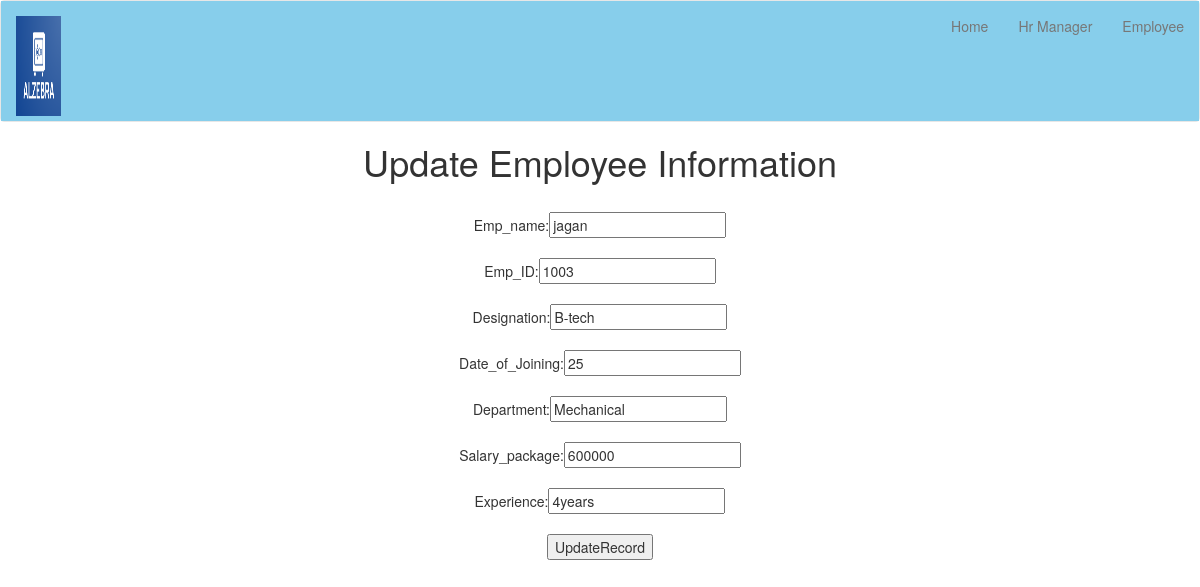
The app's page /update/9 with its own data.
### app1/models.py (models this page shows)
class Employee(models.Model):
	Emp_Name=models.CharField(max_length=40)
	Emp_ID=models.IntegerField()
	Designation=models.CharField(max_length=130)
	Date_of_Joining=models.CharField(max_length=130)
	Department=models.CharField(max_length=130)
	Salary_Package=models.IntegerField()
	Experience=models.CharField(max_length=130)

### app1/views.py (the view)
# urls.py: path('update/<int:id>', views.UpdateView),
def UpdateView(request,id):
	data=Employee.objects.get(id=id)
	if request.method=='POST':
		data=EmployeeForm(request.POST,instance=data)
		if data.is_valid():
			data.save()
			return redirect('/viewemployeedata')
	return render(request,"app1/update.html",{'f':data})

### app1/middle.py (called while the page is built)
	def __call__(self,request):
		response=self.get_response(request)
		return response

### templates/app1/update.html (shortened to what this page needs)
{%extends "app1/home.html"%}
{%block body_block%}
<center>
<h1>Update Employee Information</h1>
<form method="POST">
<br>Emp_name:<input type="text" name="Emp_Name" value="{{f.Emp_Name}}"/></br>
<br>Emp_ID:<input type="text" name="Emp_ID" value="{{f.Emp_ID}}"/></br>
<br>Designation:<input type="text" name="Designation" value="{{f.Designation}}"/></br>
<br>Date_of_Joining:<input type="text" name="Date_of_Joining" value="{{f.Date_of_Joining}}"/></br>
<br>Department:<input type="text" name="Department" value="{{f.Department}}"/></br>
<br>Salary_package:<input type="text" name="Salary_Package" value="{{f.Salary_Package}}"/></br>
<br>Experience:<input type="text" name="Experience" value="{{f.Experience}}"></br>
<br><input type="Submit" value="UpdateRecord"><br>
</form>
</center>
{%endblock%}

### static/css/styles.css (style rules this page uses)
* { box-sizing: border-box; margin: 0%; }

### records on screen
Employee: Emp_Name "jagan", Emp_ID "1003", Designation "B-tech", Date_of_Joining "25", Department "Mechanical", Salary_Package "600000", Experience "4years"
